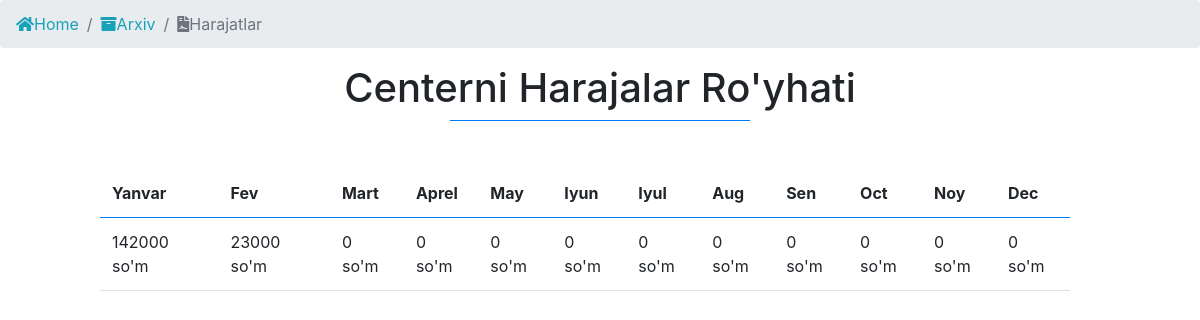
The page /profile/arxiv/harajat/ (signed in) on the database its author committed.
### app/models.py (models this page shows, shortened)
class Harajatlar(models.Model):
    user = models.ForeignKey(User, verbose_name=_("User"), on_delete=models.CASCADE)
    name = models.CharField(_("Nima uchun"), max_length=100)
    amount = models.IntegerField(_("Qancha miqdorda"), default=0)
    used_date = models.DateTimeField(_("Ishlatilgan vaqti"), auto_now_add=True)
    """Shu oyda qilingan harajarlar"""
    """Har oyda necha pul Harajat qilinayotgani ko'rsatadi"""
    @property
    def arxiv_salary(self):
        pay = Harajatlar.objects.all()
        def salary(num):
            salary = []
            for p in pay:
                if p.used_date.month == num:
                    salary.append(p)
            total = sum([i.amount for i in salary])
            return total
        list_month = [salary(1),salary(2),salary(3),salary(4),salary(5),salary(6),salary(7),salary(8),salary(9),salary(10),salary(11),salary(12)]
        return list_month

### app/views.py (the view)
# urls.py: path("arxiv/harajat/", Arxiv_Harajat, name="AllHarajat"),
def Arxiv_Harajat(request):
    harajat = Harajatlar.objects.all()
    return render(request, 'arxiv/harajat/outlay.html', {'harajat':harajat})

### app/templates/arxiv/harajat/outlay.html (shortened to what this page needs)
{% extends "index.html" %}
{% block content %}
<nav aria-label="breadcrumb">
    <ol class="breadcrumb">
        <li class="breadcrumb-item"><a class="text-info" href="{% url 'app:Home' %}"><i class="fas fa-home"></i>Home</a></li>
        <li class="breadcrumb-item"><a class="text-info" href="{% url 'app:Arxiv'  %}"><i class="fas fa-archive"></i>Arxiv</a></li>
        <li class="breadcrumb-item active" aria-current="page"><i class="fas fa-file-contract"></i>Harajatlar</li>
    </ol>
</nav>
<div class="container1">
    <div class="wrapper text-center">
        <h1 class="">Centerni Harajalar Ro'yhati</h1>
        <div class="border-bottom w-25 m-auto border-primary"></div>
    </div>
    <div class="row mt-5" style="margin-right: 15px;">
        <div class="col-md-10 m-auto">
            <table class="table table-hover table-borderless">
                <thead class="border-bottom border-primary">
                    <tr>
                        <th scope="col" class="">Yanvar</th>
                        <th scope="col" class="">Fev</th>
                        <th scope="col" class="">Mart</th>
                        <th scope="col" class="">Aprel</th>
                        <th scope="col" class="">May</th>
                        <th scope="col" class="">Iyun</th>
                        <th scope="col" class="">Iyul</th>
                        <th scope="col" class="">Aug</th>
                        <th scope="col" class="">Sen</th>
                        <th scope="col" class="">Oct</th>
                        <th scope="col" class="">Noy</th>
                        <th scope="col" class="">Dec</th>
                    </tr>
                </thead>
                <tbody class="">
                    {% for i in harajat %}
                        <tr class="border-bottom">
                            {% if forloop.counter == 1 %}
                                {% for p in i.arxiv_salary %}
                                    <td>{{p}} so'm</td>
                                {% endfor %}
                            {% endif %}
                        </tr>
                    {% endfor %}
                </tbody>
            </table>
        </div>
    </div>
</div>
{% endblock content %}

### rows shown on the page
Harajatlar: arxiv_salary "142000" "23000" "0" "0" "0" "0" "0" "0" "0" "0" "0" "0"
